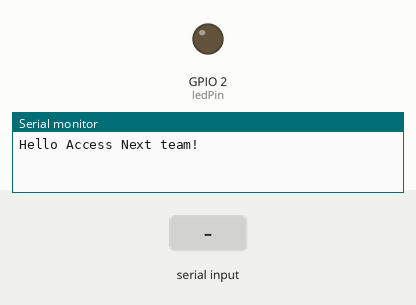
Simulated run of this sketch. Board: ESP32. On the bench: output pins drawn as LEDs (lit = HIGH), the last lines printed to the serial monitor. The inputs (shaded band) are chosen by the test bench.

Above: at 1.2 s.
1.3 s: "on\n" received over Serial
At 2.4 s:
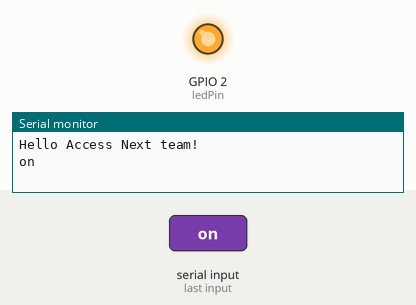
2.8 s: "off\n" received over Serial
At 3.6 s:
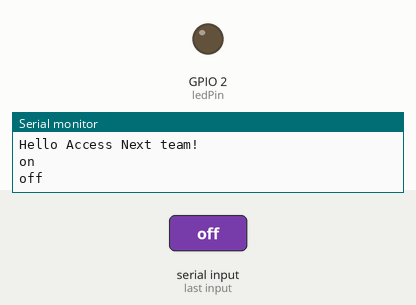
Timing chart, 0 to 5.8 s (numbered marks = the images above; inputs shaded):
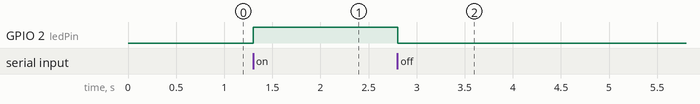

Measured:
- after the input at 1.3 s, GPIO 2 (ledPin): LOW → HIGH at once
- after the input at 2.8 s, GPIO 2 (ledPin): HIGH → LOW at once

The sketch:

esp32serial.ino
```cpp
int ledPin = 2;
String message;
void setup() {
  Serial.begin(115200);
  Serial.print("Hello Access Next team!\n");
  pinMode(ledPin, OUTPUT);
}
void loop() {
  // digitalWrite(ledPin, HIGH);
  // delay(1000);
  // digitalWrite(ledPin, LOW);
  // delay(1000);
  if(Serial.available()) {
   char incomingChar = Serial.read();
    if (incomingChar != '\n'){
      message += String(incomingChar);
    }
    else{
      message = "";
    }
    if(message == "on") {
      digitalWrite(ledPin, HIGH);
    } else if(message == "off") {
      digitalWrite(ledPin, LOW);
    }
    Serial.write(incomingChar);
  }
}
```
